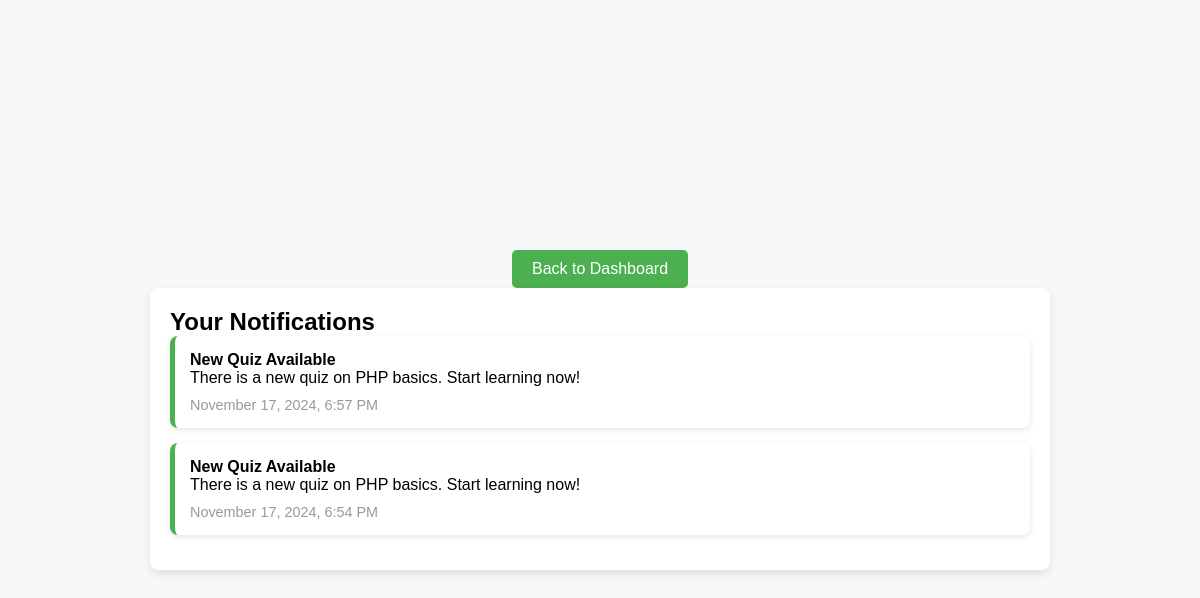
Screenshot of /skill_management_system/notification.php with the database file from the repository.
### tables this page shows
CREATE TABLE `notifications` (
  `id` int(11) NOT NULL,
  `title` varchar(255) NOT NULL,
  `message` text NOT NULL,
  `type` enum('quiz','resource') NOT NULL,
  `created_at` timestamp NOT NULL DEFAULT current_timestamp()
);

### skill_management_system/notification.php (the view, shortened to what this page needs)
<?php
$host = 'localhost:3307';
$user = 'root';
$password = '';
$database = 'skill_management_system';
$conn = new mysqli($host, $user, $password, $database);
$sql = "SELECT * FROM notifications ORDER BY created_at DESC";
$result = $conn->query($sql);
$notifications = [];
if ($result->num_rows > 0) {
    while ($row = $result->fetch_assoc()) {
        $notifications[] = $row;
    }
}
?>
<!DOCTYPE html>
<html lang="en">
<head>
</head>
<body>
    <a href="dashboard.php" class="back-button">Back to Dashboard</a>
    <div class="notification-container">
        <h2>Your Notifications</h2>
        <?php
        if (!empty($notifications)) {
            foreach ($notifications as $notification) {
                $typeClass = $notification['type'] === 'quiz' ? 'quiz' : 'resource';
                echo '<div class="notification-card ' . $typeClass . '">';
                echo '<h4>' . htmlspecialchars($notification['title']) . '</h4>';
                echo '<p>' . htmlspecialchars($notification['message']) . '</p>';
                echo '<time>' . date('F j, Y, g:i A', strtotime($notification['created_at'])) . '</time>';
                echo '</div>';
            }
        } else {
            echo '<p>No notifications to display.</p>';
        }
        ?>
    </div>
</body>
</html>

### skill_management_system/notification.php (style rules this page uses)
* { margin: 0; padding: 0; box-sizing: border-box; font-family: Arial, sans-serif; }
body { background-color: #f7f8fa; display: flex; justify-content: center; align-items: center; min-height: 100vh; flex-direction: column; }
.notification-container { width: 80%; max-width: 900px; background-color: #fff; padding: 20px; border-radius: 8px; box-shadow: 0 4px 10px rgba(0, 0, 0, 0.1); }
.notification-card { background-color: #ffffff; margin-bottom: 15px; padding: 15px; border-radius: 8px; box-shadow: 0 2px 6px rgba(0, 0, 0, 0.1); border-left: 5px solid; }
.notification-card.quiz { border-left-color: #4caf50; }
.back-button { padding: 10px 20px; background-color: #4caf50; color: white; border: none; border-radius: 5px; font-size: 16px; cursor: pointer; text-decoration: none; margin-top: 20px; }
time { display: block; margin-top: 10px; font-size: 0.9em; color: #999; }

### rows the page displays
notifications: title "New Quiz Available", message "There is a new quiz on PHP basics. Start learning now!", created_at "November 17, 2024, 6:57 PM"
notifications: title "New Quiz Available", message "There is a new quiz on PHP basics. Start learning now!", created_at "November 17, 2024, 6:54 PM"
